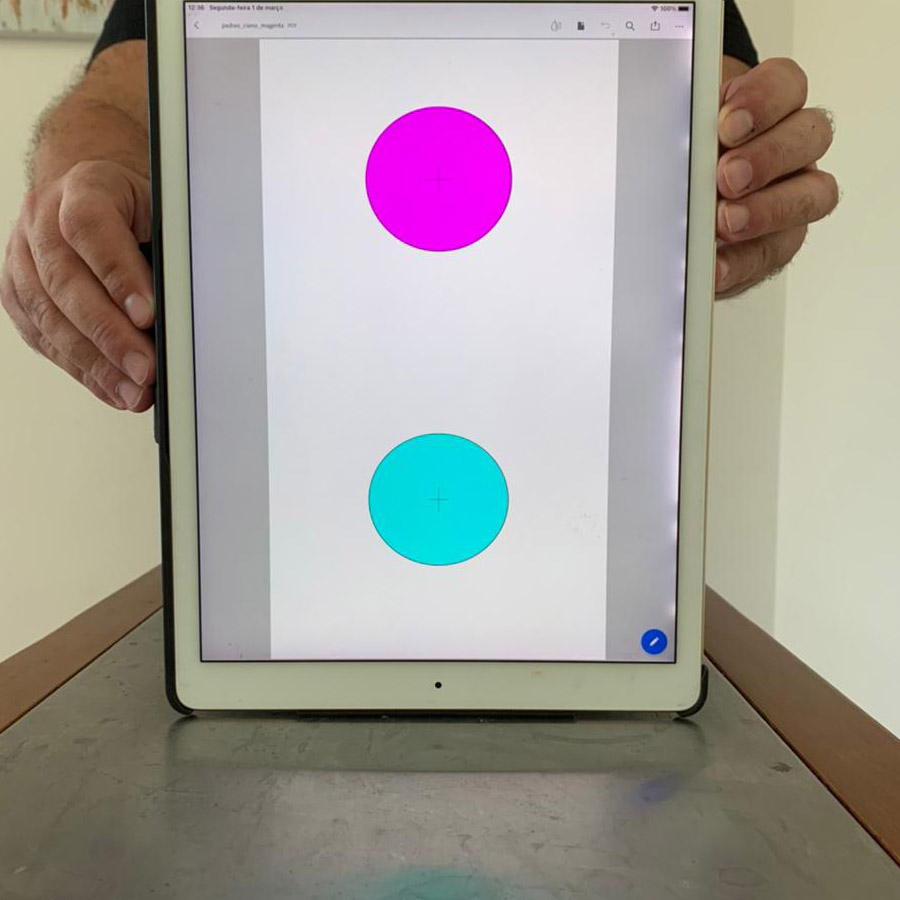
#> input picture robot-aps2-terca02/test01.jpg, 900 x 900 px
$ python -i fotogrametria.py   (imports and definitions only)
#> lines starting #> are read from the running program, lines starting #| are printed output that depends on the picture; after the words box and inside, x2 and y2 are one past the last pixel; in counts of white or black regions, pixels touching at a corner belong together
#> further down, picture is the input picture: shape (900, 900, 3); mean B, G, R 151.2, 156.6, 162.8
#> in calcular_distancia_entre_circulos, `hsv = cv2.cvtColor(img, cv2.COLOR_BGR2HSV)`: hsv: shape (900, 900, 3); mean H, S, V 62.4, 48.3, 169
#!/usr/bin/python
# -*- coding: utf-8 -*-

# Este NÃO é um programa ROS

from __future__ import print_function, division

import cv2
import os
import sys
import os.path
import numpy as np
import math


# [6 lines left out: function encontrar_foco, not called in this run]


def segmenta_circulo_ciano(hsv):
    """Não mude ou renomeie esta função
        deve receber uma imagem em hsv e devolver uma nova imagem com tudo em preto e os pixels do circulos ciano em branco
    """
    hsv1 = np.array([85, 150, 150])
    hsv2 = np.array([95, 255, 255])
    mask = cv2.inRange(hsv, hsv1, hsv2)
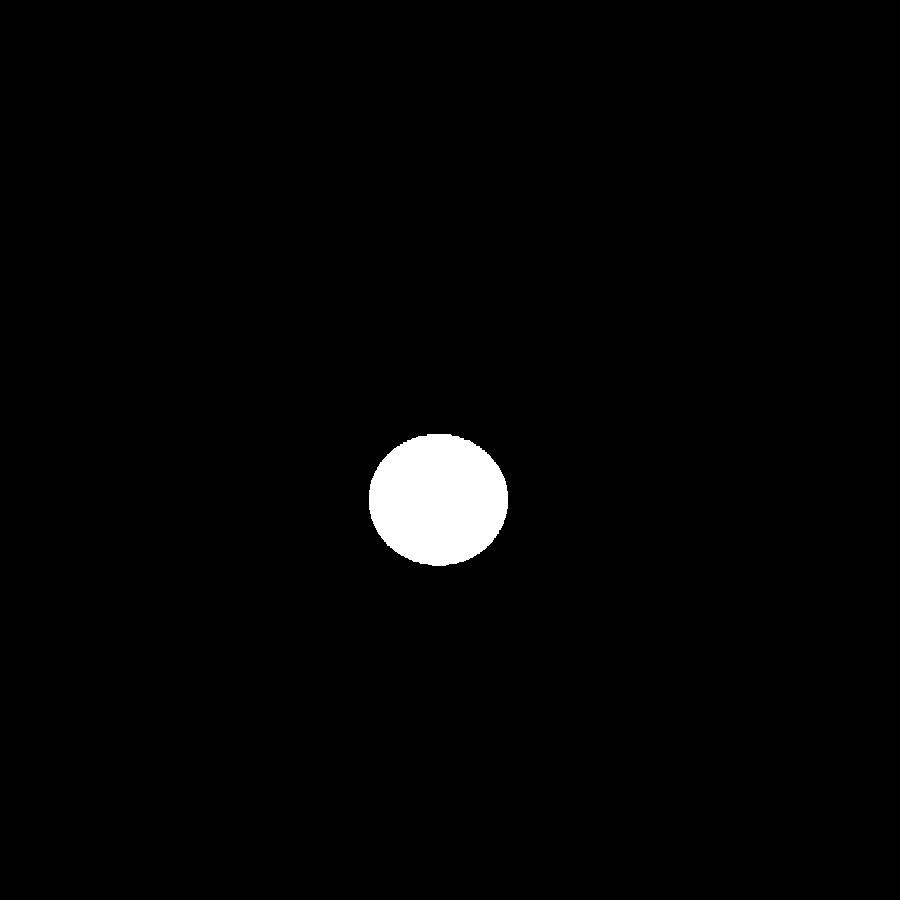
#> mask: shape (900, 900); 1.8% white; 1 white region, box (x1, y1, x2, y2) and area: (369, 434, 508, 566) 14431

    return mask


def segmenta_circulo_magenta(hsv):
    """Não mude ou renomeie esta função
        deve receber uma imagem em hsv e devolver uma nova imagem com tudo em preto e os pixels do circulos magenta em branco
    """
    hsv1 = np.array([145, 150, 150])
    hsv2 = np.array([155, 255, 255])
    mask = cv2.inRange(hsv, hsv1, hsv2)
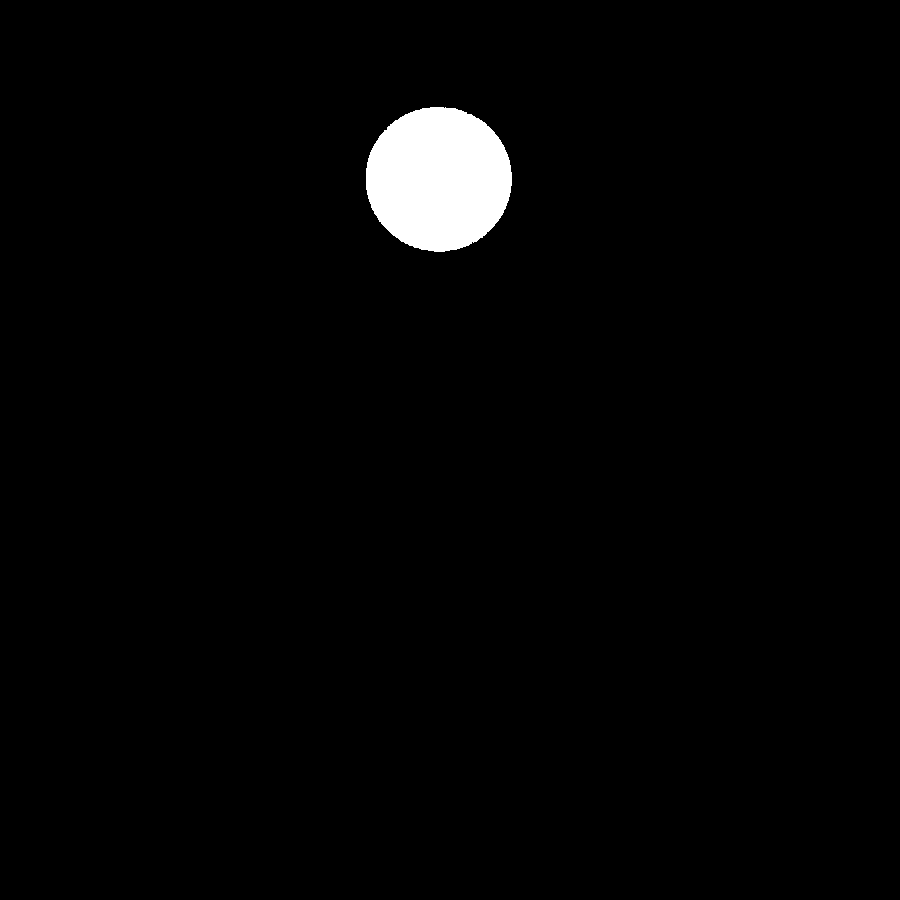
#> mask: shape (900, 900); 2.1% white; 1 white region
    return mask


def encontrar_maior_contorno(segmentado):
    """Não mude ou renomeie esta função
        deve receber uma imagem preta e branca e retornar APENAS o maior contorno obtido
    """
    contornos, arvore = cv2.findContours(
        segmentado.copy(),
        cv2.RETR_TREE,
        cv2.CHAIN_APPROX_SIMPLE
    )
#> contornos = 1 contour; box (x1, y1, x2, y2) and area: (369, 434, 508, 566) 14228; arvore = [[-1, -1, -1, -1]]

    maior = None
    maior_area = 0
    for c in contornos:
        area = cv2.contourArea(c)
        if area > maior_area:
            maior_area = area
            maior = c
#> this loop made 1 pass
#> (area, maior_area) on pass 1: (14228.5, 14228.5)
#> after the loop, maior = contour of 204 points, box (x1, y1, x2, y2) (369, 434, 508, 566), area 14228; maior_area = 14228.5

    return maior


def encontrar_centro_contorno(contorno):
    """Não mude ou renomeie esta função
        deve receber um contorno e retornar o centro dele, formato: (XX, YY)
    """
    M = cv2.moments(contorno)

    if (M["m00"] == 0):
        return (0, 0)

    cX = int(M["m10"] / M["m00"])
    cY = int(M["m01"] / M["m00"])
    return (int(cX), int(cY))


def calcular_h(centro_ciano, centro_magenta):
    """Não mude ou renomeie esta função
        deve receber dois pontos e retornar a distancia absoluta entre eles
    """
    x1, y1 = centro_ciano
    x2, y2 = centro_magenta

    h = math.sqrt((x1-x2)**2 + (y1-y2)**2)
    return int(h)


# [32 lines left out: functions encontrar_circulos, encontrar_distancia, not called in this run]


def calcular_distancia_entre_circulos(img):
    """Não mude ou renomeie esta função
        deve utilizar as funções acima para retornar a distancia entre os circulos, o centro_ciano, o centro_magenta e a imagem com os contornos desenhados
    """
    contornos_img = img.copy()
    hsv = cv2.cvtColor(img, cv2.COLOR_BGR2HSV)

    segmentado_ciano = segmenta_circulo_ciano(hsv)
    segmentado_magenta = segmenta_circulo_magenta(hsv)

    contorno_ciano = encontrar_maior_contorno(segmentado_ciano)
#> contorno_ciano has the same summary as maior in encontrar_maior_contorno
    contorno_magenta = encontrar_maior_contorno(segmentado_magenta)
#> in encontrar_maior_contorno (call 2), `contornos, arvore = cv2.findContours( segmentado.copy(), cv2.RETR_TREE..`: contornos = 1 contour; box (x1, y1, x2, y2) and area: (366, 107, 512, 252) 16403
#> the loop in encontrar_maior_contorno (call 2), `for c in contornos:` made 1 pass
#> (area, maior_area) on pass 1: (16403, 16403)
#> contorno_magenta = contour of 202 points, box (x1, y1, x2, y2) (366, 107, 512, 252), area 16403

    centro_ciano = encontrar_centro_contorno(contorno_ciano)
#> in encontrar_centro_contorno, `M = cv2.moments(contorno)`: M = moments, m00 14228.5, centre m10/m00, m01/m00 = (437.9, 499.3)
#> in encontrar_centro_contorno, `cX = int(M["m10"] / M["m00"])`: cX = 437
#> in encontrar_centro_contorno, `cY = int(M["m01"] / M["m00"])`: cY = 499
#> centro_ciano = (437, 499)
    centro_magenta = encontrar_centro_contorno(contorno_magenta)
#> centro_magenta = (438, 178)

    h = calcular_h(centro_ciano, centro_magenta)
#> in calcular_h, `x1, y1 = centro_ciano`: x1 = 437; y1 = 499
#> in calcular_h, `x2, y2 = centro_magenta`: x2 = 438; y2 = 178
#> in calcular_h, `h = math.sqrt((x1-x2)**2 + (y1-y2)**2)`: h = 321
#> h = 321

    return h, centro_ciano, centro_magenta, contornos_img


# [16 lines left out: function calcular_angulo_com_horinzontal_da_imagem, not called in this run]

>>> import cv2
>>> picture = cv2.imread('test01.jpg')
>>> result = calcular_distancia_entre_circulos(picture)

$ run again, on robot-aps2-terca02/test03.jpg
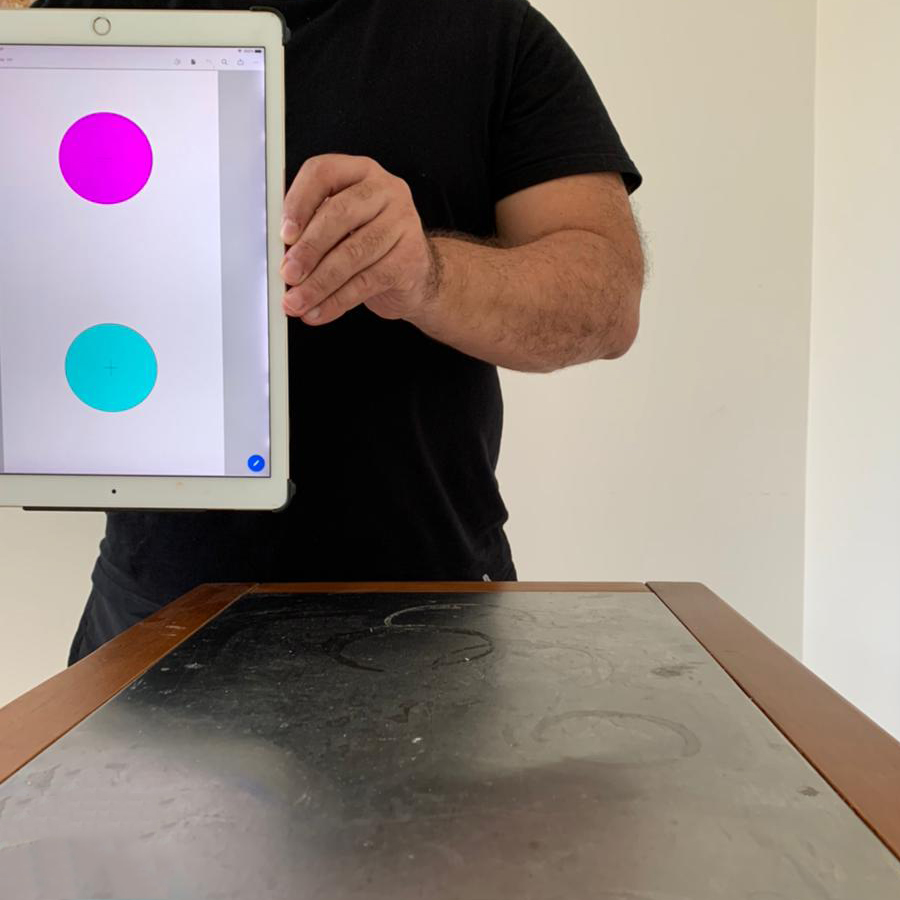
#> input picture robot-aps2-terca02/test03.jpg, 900 x 900 px
#> picture is the input picture: shape (900, 900, 3); mean B, G, R 126.1, 131.8, 142.4
#> hsv: shape (900, 900, 3); mean H, S, V 40.1, 47.1, 146.4
#> in segmenta_circulo_ciano, `mask = cv2.inRange(hsv, hsv1, hsv2)`:
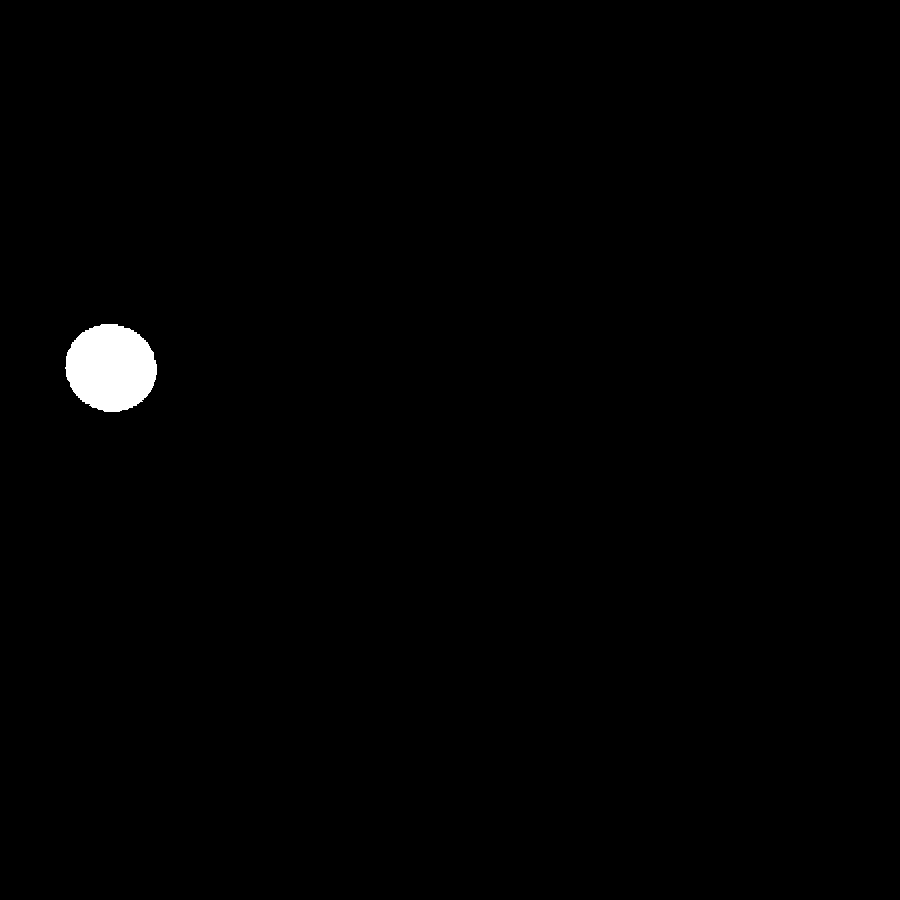
#> mask: shape (900, 900); 0.78% white; 1 white region, box (x1, y1, x2, y2) and area: (65, 324, 157, 412) 6279
#> in segmenta_circulo_magenta, `mask = cv2.inRange(hsv, hsv1, hsv2)`:
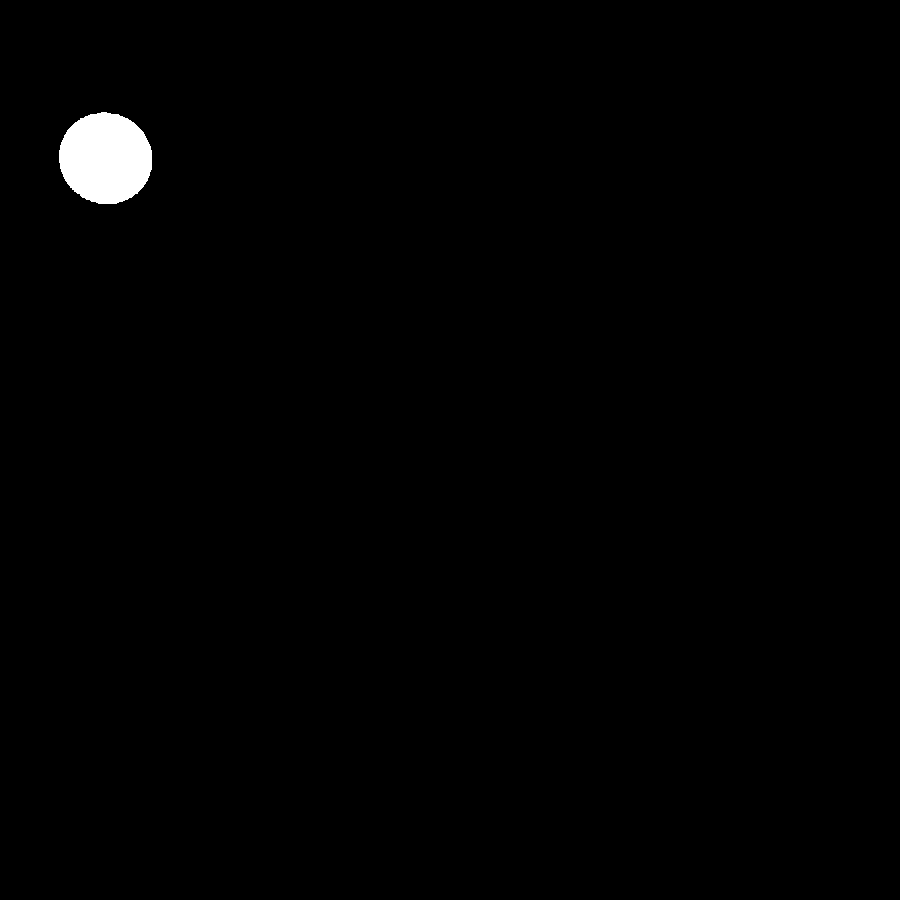
#> mask: shape (900, 900); 0.83% white; 1 white region
#> contornos = 1 contour; box (x1, y1, x2, y2) and area: (65, 324, 157, 412) 6140; arvore = [[-1, -1, -1, -1]]
#> the loop in encontrar_maior_contorno, `for c in contornos:` made 1 pass
#> (area, maior_area) on pass 1: (6140.5, 6140.5)
#> after the loop in encontrar_maior_contorno, `for c in contornos:`: maior = contour of 135 points, box (x1, y1, x2, y2) (65, 324, 157, 412), area 6140; maior_area = 6140.5
#> contorno_ciano has the same summary as maior in encontrar_maior_contorno
#> contornos = 1 contour; box (x1, y1, x2, y2) and area: (59, 112, 152, 204) 6590
#> the loop in encontrar_maior_contorno (call 2), `for c in contornos:` made 1 pass
#> (area, maior_area) on pass 1: (6590.5, 6590.5)
#> contorno_magenta = contour of 127 points, box (x1, y1, x2, y2) (59, 112, 152, 204), area 6590
#> M = moments, m00 6140.5, centre m10/m00, m01/m00 = (110.6, 367.5)
#> cX = 110
#> cY = 367
#> centro_ciano = (110, 367)
#> centro_magenta = (105, 157)
#> x1 = 110; y1 = 367
#> x2 = 105; y2 = 157
#> in calcular_h, `h = math.sqrt((x1-x2)**2 + (y1-y2)**2)`: h = 210.1
#> in calcular_distancia_entre_circulos, `h = calcular_h(centro_ciano, centro_magenta)`: h = 210
